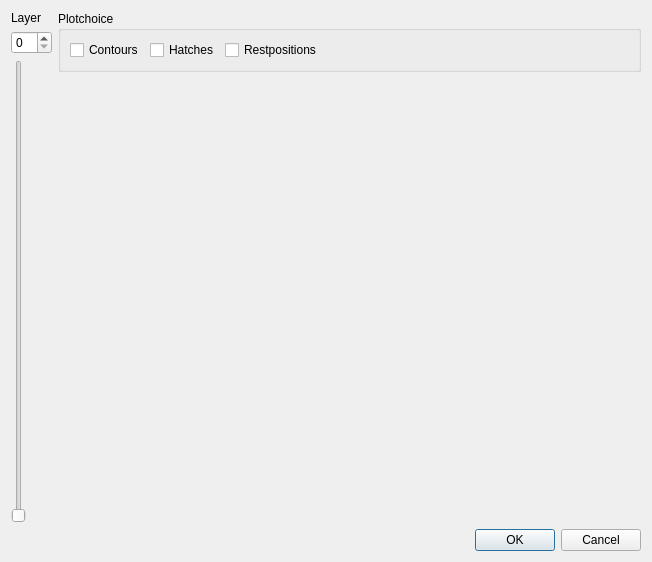
<?xml version="1.0" encoding="UTF-8"?>
<ui version="4.0">
 <class>Dialog</class>
 <widget class="QDialog" name="Dialog">
  <property name="geometry">
   <rect>
    <x>0</x>
    <y>0</y>
    <width>652</width>
    <height>562</height>
   </rect>
  </property>
  <property name="windowTitle">
   <string>Dialog</string>
  </property>
  <layout class="QVBoxLayout" name="verticalLayout_3">
   <item>
    <layout class="QHBoxLayout" name="horizontalLayout_2">
     <property name="rightMargin">
      <number>0</number>
     </property>
     <item>
      <layout class="QVBoxLayout" name="verticalLayout">
       <property name="sizeConstraint">
        <enum>QLayout::SetMinimumSize</enum>
       </property>
       <item>
        <widget class="QLabel" name="label">
         <property name="sizePolicy">
          <sizepolicy hsizetype="Minimum" vsizetype="Minimum">
           <horstretch>0</horstretch>
           <verstretch>0</verstretch>
          </sizepolicy>
         </property>
         <property name="text">
          <string>Layer</string>
         </property>
        </widget>
       </item>
       <item>
        <widget class="QSpinBox" name="sb_current_layer">
         <property name="maximumSize">
          <size>
           <width>60</width>
           <height>16777215</height>
          </size>
         </property>
        </widget>
       </item>
       <item>
        <widget class="QSlider" name="slider_layer">
         <property name="orientation">
          <enum>Qt::Vertical</enum>
         </property>
        </widget>
       </item>
      </layout>
     </item>
     <item>
      <layout class="QVBoxLayout" name="verticalLayout_2">
       <item>
        <widget class="QGroupBox" name="groupBox">
         <property name="sizePolicy">
          <sizepolicy hsizetype="Expanding" vsizetype="Minimum">
           <horstretch>0</horstretch>
           <verstretch>0</verstretch>
          </sizepolicy>
         </property>
         <property name="title">
          <string>Plotchoice</string>
         </property>
         <layout class="QHBoxLayout" name="horizontalLayout">
          <item>
           <widget class="QCheckBox" name="checkBox">
            <property name="text">
             <string>Contours</string>
            </property>
           </widget>
          </item>
          <item>
           <widget class="QCheckBox" name="checkBox_2">
            <property name="text">
             <string>Hatches</string>
            </property>
           </widget>
          </item>
          <item>
           <widget class="QCheckBox" name="checkBox_3">
            <property name="text">
             <string>Restpositions</string>
            </property>
           </widget>
          </item>
          <item>
           <spacer name="horizontalSpacer">
            <property name="orientation">
             <enum>Qt::Horizontal</enum>
            </property>
            <property name="sizeHint" stdset="0">
             <size>
              <width>40</width>
              <height>20</height>
             </size>
            </property>
           </spacer>
          </item>
         </layout>
        </widget>
       </item>
       <item>
        <widget class="MplWidget" name="plotwidget" native="true">
         <property name="sizePolicy">
          <sizepolicy hsizetype="Expanding" vsizetype="Expanding">
           <horstretch>0</horstretch>
           <verstretch>0</verstretch>
          </sizepolicy>
         </property>
         <property name="minimumSize">
          <size>
           <width>400</width>
           <height>300</height>
          </size>
         </property>
        </widget>
       </item>
      </layout>
     </item>
    </layout>
   </item>
   <item>
    <widget class="QDialogButtonBox" name="buttonBox">
     <property name="orientation">
      <enum>Qt::Horizontal</enum>
     </property>
     <property name="standardButtons">
      <set>QDialogButtonBox::Cancel|QDialogButtonBox::Ok</set>
     </property>
    </widget>
   </item>
  </layout>
 </widget>
 <customwidgets>
  <customwidget>
   <class>MplWidget</class>
   <extends>QWidget</extends>
   <header>gui.mplwidget</header>
   <container>1</container>
  </customwidget>
 </customwidgets>
 <resources/>
 <connections>
  <connection>
   <sender>buttonBox</sender>
   <signal>accepted()</signal>
   <receiver>Dialog</receiver>
   <slot>accept()</slot>
   <hints>
    <hint type="sourcelabel">
     <x>248</x>
     <y>254</y>
    </hint>
    <hint type="destinationlabel">
     <x>157</x>
     <y>274</y>
    </hint>
   </hints>
  </connection>
  <connection>
   <sender>buttonBox</sender>
   <signal>rejected()</signal>
   <receiver>Dialog</receiver>
   <slot>reject()</slot>
   <hints>
    <hint type="sourcelabel">
     <x>316</x>
     <y>260</y>
    </hint>
    <hint type="destinationlabel">
     <x>286</x>
     <y>274</y>
    </hint>
   </hints>
  </connection>
 </connections>
</ui>
